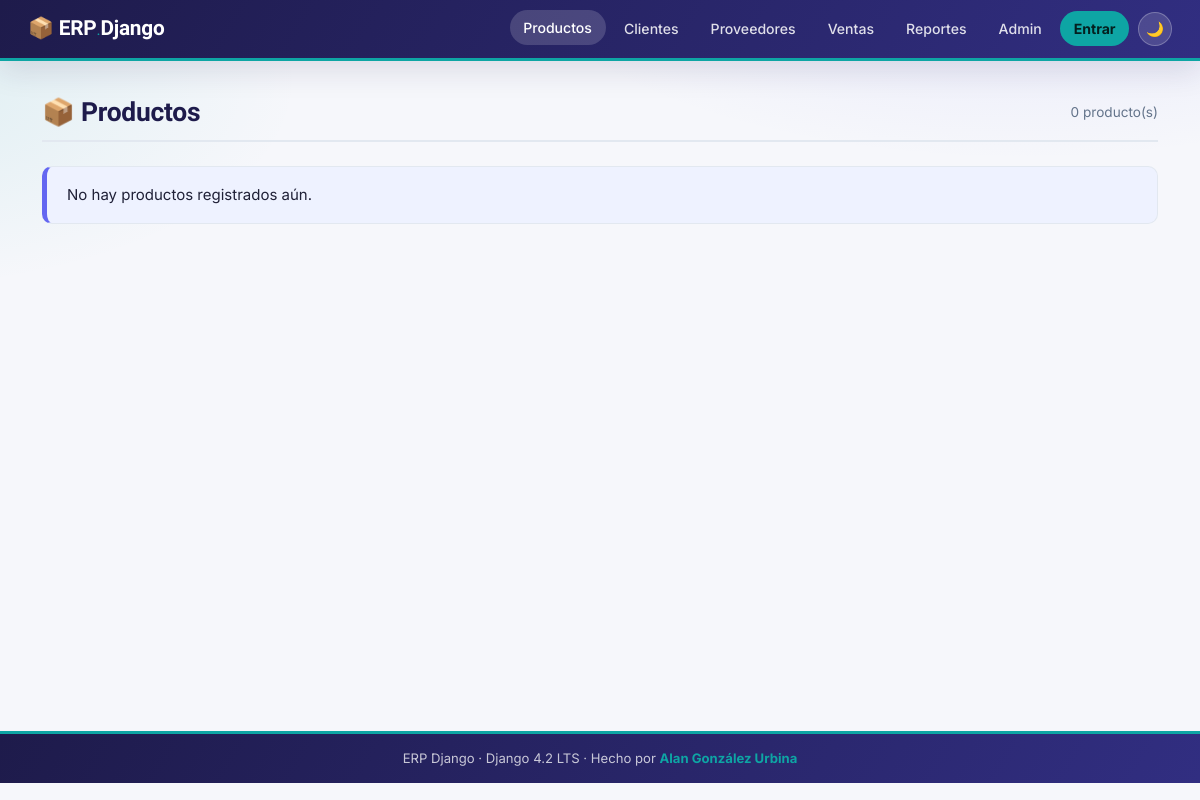
The app's page /productos/, older data.
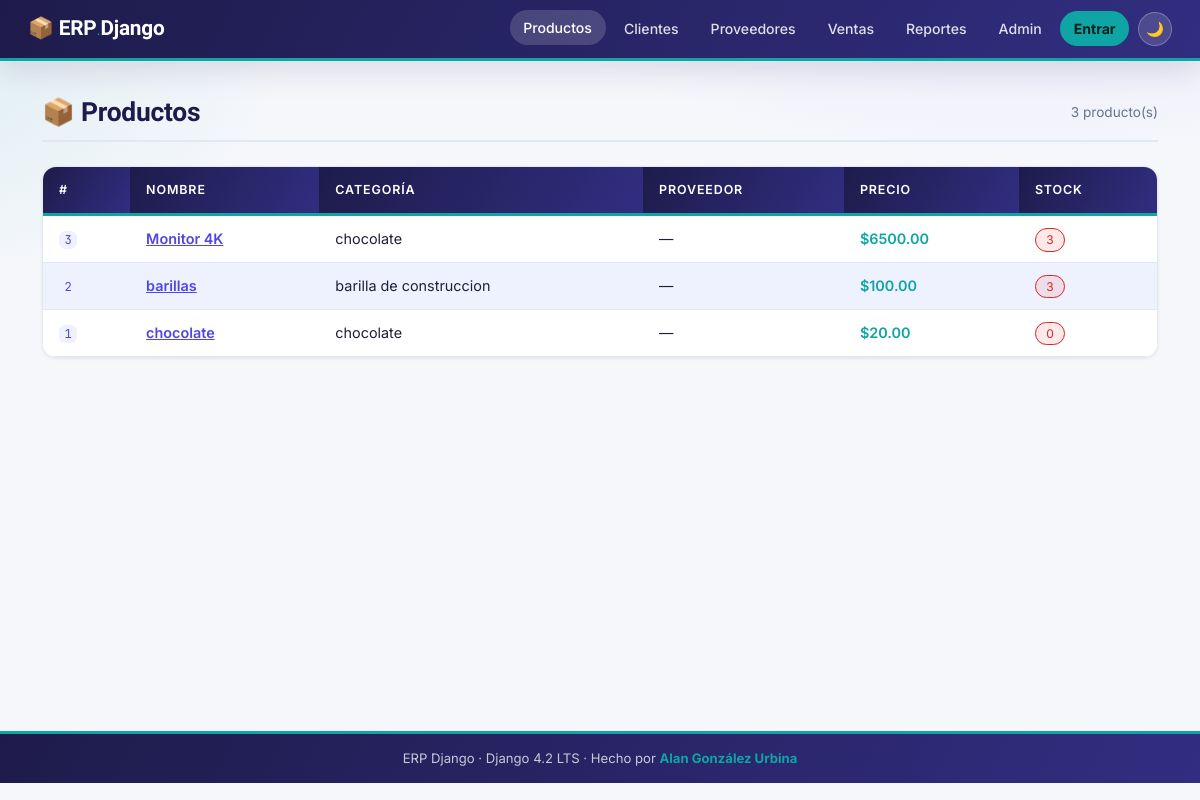
The same page, newer data.
### productos/models.py (models this page shows, shortened)
class Producto(models.Model):
    nombre    = models.CharField(
        max_length=200, verbose_name='Nombre'
    )
    precio    = models.DecimalField(
        max_digits=10,
        decimal_places=2,
        validators=[MinValueValidator(Decimal('0.00'))],
        verbose_name='Precio ($)',
        help_text='El precio no puede ser negativo.'
    )
    stock     = models.IntegerField(
        default=0,
        validators=[MinValueValidator(0)],
        verbose_name='Stock disponible'
    )
    categoria = models.ForeignKey(
        Categoria,
        on_delete=models.PROTECT,          # D-01
        related_name='productos',
        verbose_name='Categoría'
    )
    proveedor = models.ForeignKey(
        Proveedor,
        on_delete=models.SET_NULL,         # D-02
        null=True,
        blank=True,
        related_name='productos',
        verbose_name='Proveedor'
    )
    activo    = models.BooleanField(
        default=True, verbose_name='Activo'
    )
    creado    = models.DateTimeField(
        auto_now_add=True, verbose_name='Fecha de registro'
    )
    class Meta:
        verbose_name        = 'Producto'
        verbose_name_plural = 'Productos'
        ordering            = ['nombre']

class Categoria(models.Model):
    nombre      = models.CharField(
        max_length=100, unique=True, verbose_name='Nombre'
    )
    descripcion = models.TextField(
        blank=True, verbose_name='Descripción'
    )
    class Meta:
        verbose_name        = 'Categoría'
        verbose_name_plural = 'Categorías'
        ordering            = ['nombre']
    def __str__(self) -> str:
        return self.nombre

### productos/views.py (the view)
class ProductoListView(ListView):
    model               = Producto
    template_name       = 'productos/lista.html'
    context_object_name = 'productos'
    paginate_by         = 20
    def get_queryset(self):
        return (
            Producto.objects
            .select_related('categoria', 'proveedor')
            .filter(activo=True)
            .order_by('nombre')
        )

### productos/templates/productos/lista.html (shortened to what this page needs)
{% extends "base.html" %}
{% block nav_productos %}active{% endblock %}
{% block content %}
<div class="erp-page-title">
    <h2>📦 Productos</h2>
    <span style="margin-left:auto;color:var(--clr-muted);font-size:.85rem;">
        {{ page_obj.paginator.count }} producto(s)
    </span>
</div>
{% if productos %}
<table class="erp-table">
    <thead>
        <tr>
            <th>#</th>
            <th>Nombre</th>
            <th>Categoría</th>
            <th>Proveedor</th>
            <th>Precio</th>
            <th>Stock</th>
        </tr>
    </thead>
    <tbody>
        {% for p in productos %}
        <tr>
            <td><code>{{ p.pk }}</code></td>
            <td>
                <a href="{% url 'productos:detalle' p.pk %}"
                   style="color:var(--clr-royal);font-weight:600;">
                    {{ p.nombre }}
                </a>
            </td>
            <td>{{ p.categoria }}</td>
            <td>{{ p.proveedor|default:"—" }}</td>
            <td style="font-weight:600;color:var(--clr-gold);">
                ${{ p.precio }}
            </td>
            <td>
                {% if p.stock < 5 %}
                    <span class="badge-erp-inactive">{{ p.stock }}</span>
                {% else %}
                    <span class="badge-erp-active">{{ p.stock }}</span>
                {% endif %}
            </td>
        </tr>
        {% endfor %}
    </tbody>
</table>
{% else %}
<div class="erp-alert-info">No hay productos registrados aún.</div>
{% endif %}
{% endblock %}

### templates/base.html (shortened to what this page needs)
<!DOCTYPE html>
<html lang="es" data-theme="light">
<head>
    <link href="https://cdn.jsdelivr.net/npm/bootstrap@5.3.0/dist/css/bootstrap.min.css"
          rel="stylesheet">
</head>
<body>
<nav class="erp-navbar">
    <a class="erp-brand" href="/">📦 ERP<span class="brand-dot">.</span>Django</a>
    <div class="erp-nav-links">
        <a href="{% url 'productos:lista' %}"
           class="erp-nav-link {% block nav_productos %}{% endblock %}">Productos</a>
        <a href="{% url 'clientes:lista' %}"
           class="erp-nav-link {% block nav_clientes %}{% endblock %}">Clientes</a>
        <a href="{% url 'proveedores:lista' %}"
           class="erp-nav-link {% block nav_proveedores %}{% endblock %}">Proveedores</a>
        <a href="{% url 'ventas:lista' %}"
           class="erp-nav-link {% block nav_ventas %}{% endblock %}">Ventas</a>
        <a href="{% url 'reportes:inicio' %}"
           class="erp-nav-link {% block nav_reportes %}{% endblock %}">Reportes</a>
        <a href="/admin/" class="erp-nav-link">Admin</a>
        {% if user.is_authenticated %}
            <a href="/accounts/logout/" class="erp-nav-link nav-cta">
                Salir ({{ user.username }})
            </a>
        {% else %}
            <a href="/accounts/login/" class="erp-nav-link nav-cta">Entrar</a>
        {% endif %}
        <button class="theme-toggle" id="themeBtn" title="Modo claro/oscuro">🌙</button>
    </div>
</nav>
<main class="erp-main">
    <div class="container">
        {% block content %}{% endblock %}
    </div>
</main>
<footer class="erp-footer">
    ERP Django · Django 4.2 LTS · Hecho por <strong>Alan González Urbina</strong>
</footer>
</body>
</html>

### templates/base.html (style rules this page uses)
:root, [data-theme="light"] { --clr-navy : #1E1B4B; --clr-royal : #4F46E5; --clr-sky : #6366F1; --clr-ice : #EEF2FF; --clr-gold : #0EA5A4; --clr-amber : #14B8B6; --clr-cream : #E6FAF9; --clr-bg : #F6F7FB; --clr-surface: #FFFFFF; --clr-text : #1F2037; --clr-muted : #64748B; --clr-border : #E2E8F0; --clr-danger : #DC2626; --clr-ok : #059669; --shadow-sm : 0 1px 3px rgba(30,27,75,.08); --shadow-md : 0 10px 30px rgba(30,27,75,.12); }
*, *::before, *::after { box-sizing: border-box; }
body { font-family: 'Inter','Segoe UI',sans-serif; font-size: 15px; background: radial-gradient(900px 400px at 85% -10%, rgba(99,102,241,.12), transparent 60%), radial-gradient(700px 350px at -10% 10%, rgba(14,165,164,.10), transparent 60%), var(--clr-bg); background-attachment: fixed; color: var(--clr-text); line-height: 1.6; transition: background .25s, color .25s; margin: 0; }
h1, h2, h3, h4, h5 { font-family: 'Plus Jakarta Sans','Inter',sans-serif; font-weight: 700; letter-spacing: -.01em; }
.erp-navbar { position: sticky; top: 0; z-index: 1000; background: linear-gradient(120deg, var(--clr-navy) 0%, #312E81 100%); border-bottom: 3px solid var(--clr-gold); padding: .7rem 1.75rem; display: flex; align-items: center; justify-content: space-between; flex-wrap: wrap; gap: .6rem; box-shadow: var(--shadow-md); }
.erp-brand { font-family: 'Plus Jakarta Sans',sans-serif; font-size: 1.3rem; font-weight: 800; color: #FFFFFF !important; text-decoration: none; letter-spacing: -.01em; }
.erp-brand .brand-dot { color: var(--clr-gold); }
.erp-brand span { color: rgba(255,255,255,.65); font-weight: 500; font-size: .75em; }
.erp-nav-links { display: flex; align-items: center; gap: .3rem; flex-wrap: wrap; }
.erp-nav-link { color: rgba(255,255,255,.85) !important; font-size: .88rem; font-weight: 500; padding: .4rem .85rem; border-radius: 999px; text-decoration: none; transition: background .2s, color .2s, transform .2s; }
.erp-nav-link:hover, .erp-nav-link.active { background: rgba(255,255,255,.16); color: #FFF !important; transform: translateY(-1px); }
.erp-nav-link.nav-cta { background: var(--clr-gold); color: #04201F !important; font-weight: 700; }
.theme-toggle { background: rgba(255,255,255,.14); color: #FFF; border: 1px solid rgba(255,255,255,.25); border-radius: 50%; width: 34px; height: 34px; font-size: .9rem; cursor: pointer; transition: transform .25s, background .2s; margin-left: .25rem; }
.erp-main { padding: 2.25rem 0; min-height: calc(100vh - 130px); }
.erp-table { width: 100%; border-collapse: separate; border-spacing: 0; border-radius: 14px; overflow: hidden; box-shadow: var(--shadow-sm); border: 1px solid var(--clr-border); }
.erp-table thead th { background: linear-gradient(120deg, var(--clr-navy), #312E81); color: #FFF; font-weight: 600; font-size: .78rem; text-transform: uppercase; letter-spacing: .07em; padding: .8rem 1rem; border-bottom: 3px solid var(--clr-gold); }
.erp-table tbody td { background: var(--clr-surface); padding: .7rem 1rem; border-bottom: 1px solid var(--clr-border); font-size: .9rem; }
.erp-table tbody tr:nth-child(even) td { background: var(--clr-ice); }
.badge-erp-inactive { background: rgba(220,38,38,.10); color: var(--clr-danger); border: 1px solid currentColor; font-size: .75rem; padding: .2rem .65rem; border-radius: 999px; }
.erp-page-title { display: flex; align-items: center; gap: 1rem; margin-bottom: 1.5rem; padding-bottom: .75rem; border-bottom: 2px solid var(--clr-border); }
.erp-page-title h2 { font-size: 1.65rem; color: var(--clr-navy); margin: 0; }
code, .mono { font-family: 'JetBrains Mono',Consolas,monospace; font-size: .85em; color: var(--clr-royal); background: var(--clr-ice); padding: .1em .45em; border-radius: 6px; }
.erp-footer { background: linear-gradient(120deg, var(--clr-navy), #312E81); color: rgba(255,255,255,.75); text-align: center; font-size: .82rem; padding: .9rem; border-top: 3px solid var(--clr-gold); }
.erp-footer strong { color: var(--clr-gold); font-weight: 700; }

Row changes from the older to the newer data that the page shows:
added Producto: pk "3", nombre "Monitor 4K", categoria "chocolate", proveedor "—", precio "6500.00", stock "3"
added Producto: pk "2", nombre "barillas", categoria "barilla de construccion", proveedor "—", precio "100.00", stock "3"
added Producto: pk "1", nombre "chocolate", categoria "chocolate", proveedor "—", precio "20.00", stock "0"
Text that changed along with them:
{{ page_obj.paginator.count }}: "0" → "3"
text no longer shown: "No hay productos registrados aún."
text now shown: "# NOMBRE CATEGORÍA PROVEEDOR PRECIO STOCK"
